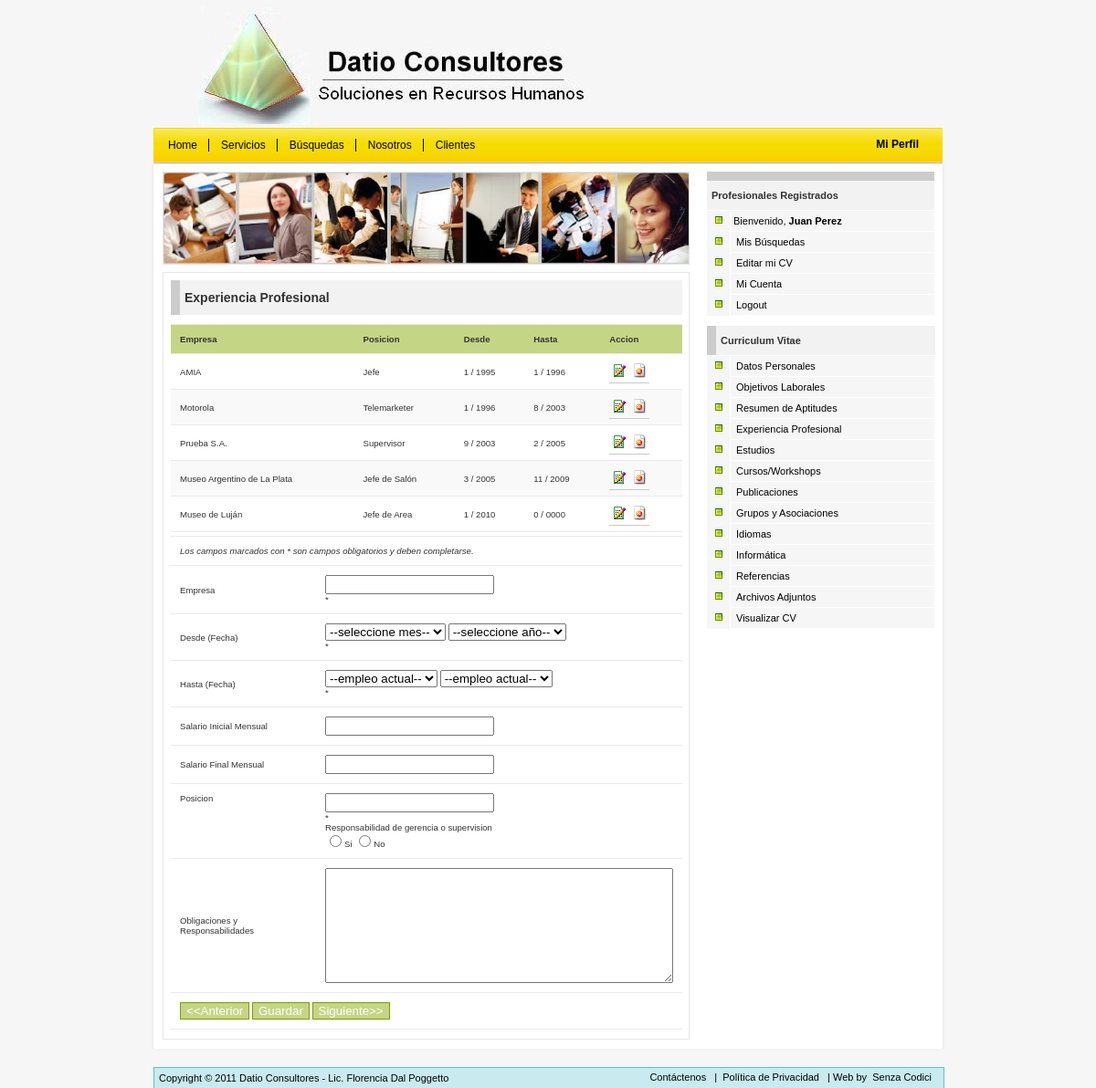
The app's page /profexp.php (signed in) with its own data.
### tables this page shows
CREATE TABLE `experience` (
  `id` int(11) NOT NULL AUTO_INCREMENT,
  `applicantid` int(11) DEFAULT NULL,
  `organization` varchar(255) DEFAULT NULL,
  `startmonth` tinyint(4) DEFAULT NULL,
  `startyear` year(4) DEFAULT NULL,
  `endmonth` tinyint(4) DEFAULT NULL,
  `endyear` year(4) DEFAULT NULL,
  `startsalarymonth` decimal(10,0) DEFAULT NULL,
  `currentsalarymonth` decimal(10,0) DEFAULT NULL,
  `jobtitle` varchar(255) DEFAULT NULL,
  `manager_supervisor` tinyint(1) DEFAULT NULL,
  `duties_responsibilities` text,
  PRIMARY KEY (`id`)
);

### includes/queryfunctions.php (called while the page is built, shortened)
<?php
function query($strsql,$conn)
{
	$rs = mysql_query($strsql,$conn);
	return $rs;
}
function fetch_object($rs)
{
	return mysql_fetch_object($rs);
}
?>

### profexp.php (the view, shortened to what this page needs)
<?php
include_once('includes/queryfunctions.php');
include_once('includes/functions.php');
$conn = db_connect();
?>
</div>
<div id="content" >
<div id="contentdiv">
<div id="searchtable" >
<img src="images/people.jpg" alt="people" width="575" height="100" border="0" />
</div>
<div id="list">
<h2 class="title-bar">Experiencia Profesional</h2>
<p class="Lastnews">
<?php
	$querystr="SELECT id,applicantid,organization,jobtitle,startmonth,startyear,endmonth,endyear
		FROM experience
		WHERE experience.applicantid =  $_SESSION[userid]
		ORDER BY startyear, startmonth ASC";
	$results=query($querystr,$conn);
	echo "<table border=\"0\" width=\"100%\">";
	echo "<tr class=\"boldtext\"><td>Empresa</td><td>Posicion</td><td>Desde</td><td>Hasta</td><td>Accion</td></tr>";
	while ($profexper = fetch_object($results)){
		$j++;
		if($j%2==1){
			echo "<tr id=\"row$j\">";
		}else{
			echo "<tr id=\"row$j\" class=\"odd\">";
		}
		echo "<td align=\"left\">$profexper->organization</td>
			<td align=\"left\">$profexper->jobtitle</td>
			<td align=\"left\">$profexper->startmonth / $profexper->startyear</td>
			<td align=\"left\">$profexper->endmonth / $profexper->endyear</td>
			<td align=\"left\"><a name=\"editexperience\" href=\"profexp.php?search=$profexper->id&action=Find\"><img src=\"images/edit.gif\" alt=\"Editar\" border=\"0\" width=\"16\" height=\"16\"/></a>";
		echo "<a name=\"deleteexperience\" href=\"profexp.php?search=$profexper->id&action=Delete\" onClick=\"Javascript:return confirm('Confirma que desea Borrar el Registro?','Confirmar Eliminar')\"><img src=\"images/delete.gif\" alt=\"Borrar\" border=\"0\" width=\"16\" height=\"16\"/></a></td>
		</tr>";
	}
	echo "</table>";
?>
<form action="profexp.php" method="post" name="profexp" id="profexp" enctype="multipart/form-data">
<table border="0" width="100%">
    <tr>
      <td colspan="2"><em>Los campos marcados con <span class="warn">*</span> son campos obligatorios y deben completarse.</em></td>
    </tr>
    <tr>
      <td>Empresa</td>
      <td><input name="organization" type="text" id="organization" value="<?php echo $experience->organization; ?>"/>
        <div id="inf_organization" class="warn">* </div></td>
    </tr>
    <tr>
      <td>Desde (Fecha) </td>
      <td><select name="startmonth" id="startmonth">
        <option value="">--seleccione mes--</option>
      </select>
        <select name="startyear" id="startyear">
          <option value="">--seleccione a&ntilde;o--</option>
        </select>
        <div id="inf_startdate" class="warn">* </div></td>
    </tr>
    <tr>
      <td>Hasta (Fecha) </td>
      <td><select name="endmonth" id="endmonth">
        <option value="0" <?php if($experience->endmonth==0) echo 'selected' ?>>--empleo actual--</option>
      </select>
        <select name="endyear" id="endyear">
          <option value="0">--empleo actual--</option>
        </select>
        <div id="inf_enddate" class="warn">* </div></td>
    </tr>
    <tr>
      <td>Salario Inicial Mensual</td>
      <td><input name="startsalarymonth" type="text" id="startsalarymonth" value="<?php echo $experience->startsalarymonth; ?>"/></td>
    </tr>
    <tr>
      <td>Salario Final Mensual</td>
      <td><input name="currentsalarymonth" type="text" id="currentsalarymonth" value="<?php echo $experience->currentsalarymonth; ?>"/></td>
    </tr>
    <tr>
      <td valign="top">Posicion </td>
      <td><input name="jobtitle" type="text" id="jobtitle" value="<?php echo $experience->jobtitle; ?>"/>
          <div id="inf_jobtitle" class="warn">* </div>
          Responsabilidad de gerencia o supervision<br>
          <label>
          <input type="radio" name="manager_supervisor" value="1" <?php if($experience->manager_supervisor==1) echo 'checked' ?>>Si</label>
          <label><input type="radio" name="manager_supervisor" value="0" <?php if($experience->manager_supervisor=='0' && trim($experience->manager_supervisor)!=='') echo 'checked' ?>>No</label>
	</td>
    </tr>
    <tr>
      <td>Obligaciones y Responsabilidades </td>
      <td>
	  <textarea name="duties_responsibilities" id="duties_responsibilities" cols="45" rows="8"><?php echo stripslashes($experience->duties_responsibilities); ?></textarea>
	  </td>
    </tr>
    <tr align="center">
      <td colspan="2"><input type="submit" name="submit" value="&lt;&lt;Anterior" class="button"/>
		<input type="submit" name="submit" value="<?php echo $_GET["action"]=="Find" ? "Actualizar" : "Guardar"; ?>" onclick="return validateOnSubmit();" class="button"/>
        <input type="submit" name="submit" value="Siguiente&gt;&gt;" class="button" onClick="return confirm('Desea continuar sin guardar los cambios?','Confirmar Continuar');" />
		</td>
    </tr>
</table>
</form>
</p>
</div>
</div>
</div>

### css/jobsite-style.css (style rules this page uses)
body { background-color:#f6f6f6; margin: 0; }
#content { background-image:url(../images/background.gif); background-repeat:repeat-y; background-position:center; width:872px; margin-left: auto; margin-right: auto; overflow: auto; }
table { font: 75% Verdana, Arial, Helvetica, sans-serif, sans-serif; padding: 0; margin-left: 8px; margin-top:0px; margin-bottom:4px; width:560px; border-collapse: collapse; color: #333; background: #F3F5F7; }
table a { color: #3A4856; text-decoration: none; border-bottom: 1px solid #C6C8CB; }
table tbody td, table tbody th { padding: 10px; border-left:none; border-right:none; border-top:1px solid #eaeaea; text-align: left; font-size:13px; }
table tbody tr { background: #Fff; }
table tbody tr.odd { background: #f9f9f9; }
table tbody tr.boldtext { font-weight:bold; background: #c5d586; }
h2.title-bar { margin:8px; margin-bottom:1px; width:230px; padding:5px; font-weight:bold; font-size:1.1em; line-height:2.0em; color:#333; background:#f2f2f2 ; border:1px solid #ccc; border-width:0 0 0 10px; font-family:Verdana, Arial, Helvetica, sans-serif; font-size:11px; display:block; }
#list table td { font-size:0.8em; }
#list { float:left; background-color:#fff; border:1px solid #e7e7e7; padding:0px; margin-left:14px; margin-top:8px; margin-bottom:10px; width:575px; }
#list h2 { font-family:Verdana, Arial, Helvetica, sans-serif; font-size:14px; width:540px; }
#list p { margin-left:10px; padding-left:10px; padding-right:10px; margin-top:10px; margin-bottom:10px; font-family:Verdana, Arial, Helvetica, sans-serif; font-size:11px; }
#searchtable { float:left; background-color:#f2f2f2; border:1px solid #e7e7e7; margin-left:14px; margin-top:8px; width:575px; height:100px; }
input.button { border:1px solid #7c9c00; background-color:#c5d586; color:#FFFFFF; padding:0.09em -0.5em; font-family:Verdana, Arial, Helvetica, sans-serif; }
a:link { color: #000; padding:3px; text-decoration: none; }

### records on screen
experience: organization "AMIA", jobtitle "Jefe", startmonth "1", startyear "1995", endmonth "1", endyear "1996"
experience: organization "Motorola", jobtitle "Telemarketer", startmonth "1", startyear "1996", endmonth "8", endyear "2003"
experience: organization "Prueba S.A.", jobtitle "Supervisor", startmonth "9", startyear "2003", endmonth "2", endyear "2005"
experience: organization "Museo Argentino de La Plata", jobtitle "Jefe de Salón", startmonth "3", startyear "2005", endmonth "11", endyear "2009"
experience: organization "Museo de Luján", jobtitle "Jefe de Area", startmonth "1", startyear "2010", endmonth "0", endyear "0000"

### other values on screen
$_SESSION["user"] "Juan Perez"
$titulo "Curriculum Vitae"
WEBSITE_NAME "Datio Consultores"
WEBSITE_CONTACT "Lic. Florencia Dal Poggetto"
